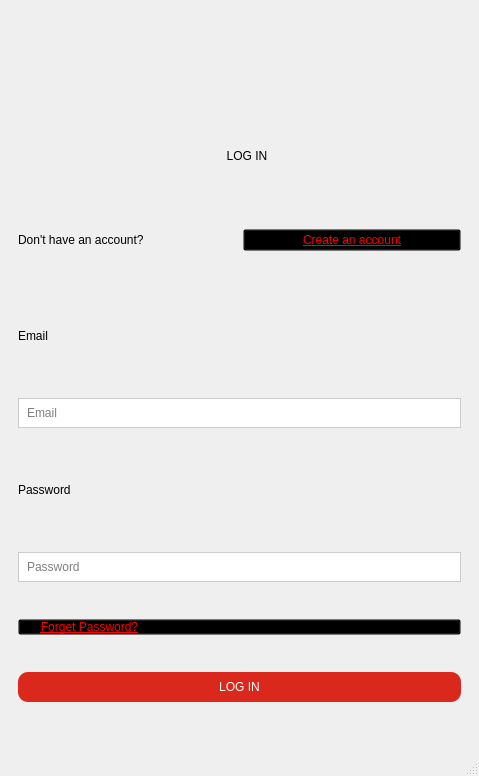
<?xml version="1.0" encoding="UTF-8"?>
<ui version="4.0">
 <class>MainWindow</class>
 <widget class="QMainWindow" name="MainWindow">
  <property name="geometry">
   <rect>
    <x>0</x>
    <y>0</y>
    <width>479</width>
    <height>776</height>
   </rect>
  </property>
  <property name="windowTitle">
   <string>MainWindow</string>
  </property>
  <widget class="QWidget" name="centralwidget">
   <layout class="QVBoxLayout" name="verticalLayout_3">
    <item>
     <widget class="QWidget" name="widget_2" native="true">
      <property name="maximumSize">
       <size>
        <width>500</width>
        <height>200</height>
       </size>
      </property>
      <property name="styleSheet">
       <string notr="true"/>
      </property>
      <layout class="QVBoxLayout" name="verticalLayout">
       <item>
        <widget class="QLabel" name="label">
         <property name="maximumSize">
          <size>
           <width>320</width>
           <height>100</height>
          </size>
         </property>
         <property name="styleSheet">
          <string notr="true">padding-left: 120px;</string>
         </property>
         <property name="text">
          <string/>
         </property>
         <property name="pixmap">
          <pixmap>C:/Users/Asus/Downloads/logo-mu-removebg-preview.png</pixmap>
         </property>
         <property name="scaledContents">
          <bool>true</bool>
         </property>
         <property name="alignment">
          <set>Qt::AlignCenter</set>
         </property>
        </widget>
       </item>
       <item>
        <widget class="QLabel" name="label_2">
         <property name="maximumSize">
          <size>
           <width>500</width>
           <height>100</height>
          </size>
         </property>
         <property name="styleSheet">
          <string notr="true">font: 75 20pt &quot;Bahnschrift Condensed&quot;;
padding-left: 15px;
</string>
         </property>
         <property name="text">
          <string>LOG IN</string>
         </property>
         <property name="alignment">
          <set>Qt::AlignCenter</set>
         </property>
        </widget>
       </item>
      </layout>
     </widget>
    </item>
    <item>
     <widget class="QWidget" name="widget" native="true">
      <property name="maximumSize">
       <size>
        <width>16777215</width>
        <height>50</height>
       </size>
      </property>
      <layout class="QHBoxLayout" name="horizontalLayout">
       <item>
        <widget class="QLabel" name="label_3">
         <property name="styleSheet">
          <string notr="true">font: 10pt &quot;.VnTime&quot;;
</string>
         </property>
         <property name="text">
          <string>Don't have an account?</string>
         </property>
        </widget>
       </item>
       <item>
        <widget class="QPushButton" name="btn_c_acc">
         <property name="cursor">
          <cursorShape>PointingHandCursor</cursorShape>
         </property>
         <property name="styleSheet">
          <string notr="true">background-color: transparent;
font: 10pt &quot;.VnTime&quot;;
text-decoration: underline;
color: red
</string>
         </property>
         <property name="text">
          <string>Create an account</string>
         </property>
        </widget>
       </item>
      </layout>
     </widget>
    </item>
    <item>
     <widget class="QWidget" name="widget_3" native="true">
      <layout class="QVBoxLayout" name="verticalLayout_2">
       <item>
        <widget class="QLabel" name="label_4">
         <property name="maximumSize">
          <size>
           <width>16777215</width>
           <height>50</height>
          </size>
         </property>
         <property name="styleSheet">
          <string notr="true">font: 10pt &quot;Segoe UI&quot;;</string>
         </property>
         <property name="text">
          <string>Email</string>
         </property>
        </widget>
       </item>
       <item>
        <widget class="QLineEdit" name="lineEditEmail">
         <property name="styleSheet">
          <string notr="true">padding: 6px;
font: 10pt &quot;Segoe UI&quot;;
border: 1px solid #ccc</string>
         </property>
         <property name="placeholderText">
          <string>Email</string>
         </property>
        </widget>
       </item>
       <item>
        <widget class="QLabel" name="label_5">
         <property name="maximumSize">
          <size>
           <width>16777215</width>
           <height>50</height>
          </size>
         </property>
         <property name="styleSheet">
          <string notr="true">font: 10pt &quot;Segoe UI&quot;;</string>
         </property>
         <property name="text">
          <string>Password</string>
         </property>
        </widget>
       </item>
       <item>
        <widget class="QLineEdit" name="lineEditPassword">
         <property name="styleSheet">
          <string notr="true">padding: 6px;
font: 10pt &quot;Segoe UI&quot;;
border: 1px solid #ccc</string>
         </property>
         <property name="text">
          <string/>
         </property>
         <property name="echoMode">
          <enum>QLineEdit::PasswordEchoOnEdit</enum>
         </property>
         <property name="placeholderText">
          <string>Password</string>
         </property>
        </widget>
       </item>
       <item>
        <widget class="QPushButton" name="btn_forget">
         <property name="cursor">
          <cursorShape>PointingHandCursor</cursorShape>
         </property>
         <property name="styleSheet">
          <string notr="true">background-color: transparent;
font: 10pt &quot;.VnTime&quot;;
text-decoration: underline;
color: red;
padding-right: 300px
</string>
         </property>
         <property name="text">
          <string>Forget Password?</string>
         </property>
        </widget>
       </item>
       <item>
        <widget class="QPushButton" name="btn_login">
         <property name="cursor">
          <cursorShape>PointingHandCursor</cursorShape>
         </property>
         <property name="styleSheet">
          <string notr="true">background-color: #DA291C;
font: bold 11pt &quot;Segoe UI&quot;;
color: white;
border-radius: 10px;
border: none; 
padding: 8px 20px;</string>
         </property>
         <property name="text">
          <string>LOG IN</string>
         </property>
        </widget>
       </item>
      </layout>
     </widget>
    </item>
   </layout>
  </widget>
  <widget class="QStatusBar" name="statusbar"/>
 </widget>
 <resources/>
 <connections/>
</ui>
